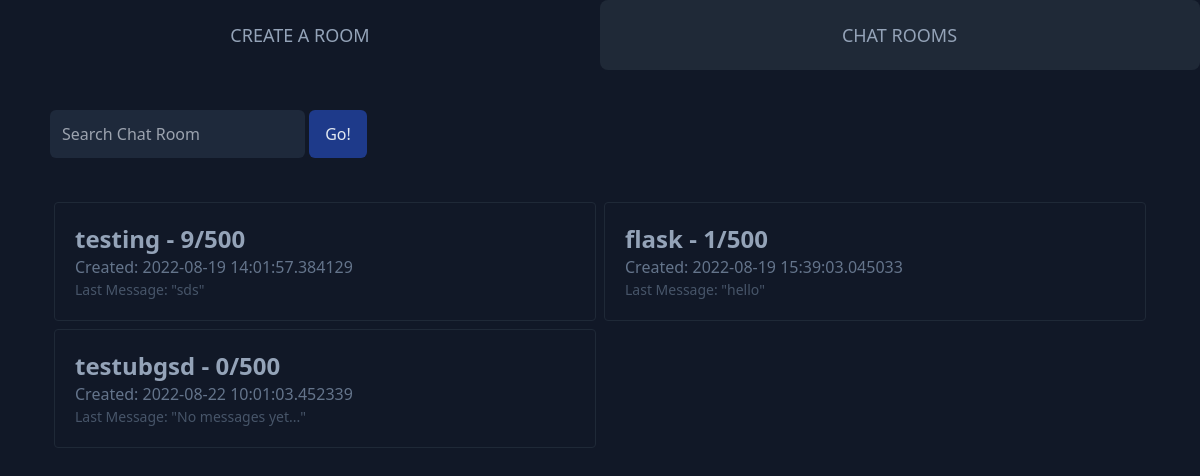
Before: / with the older database file.
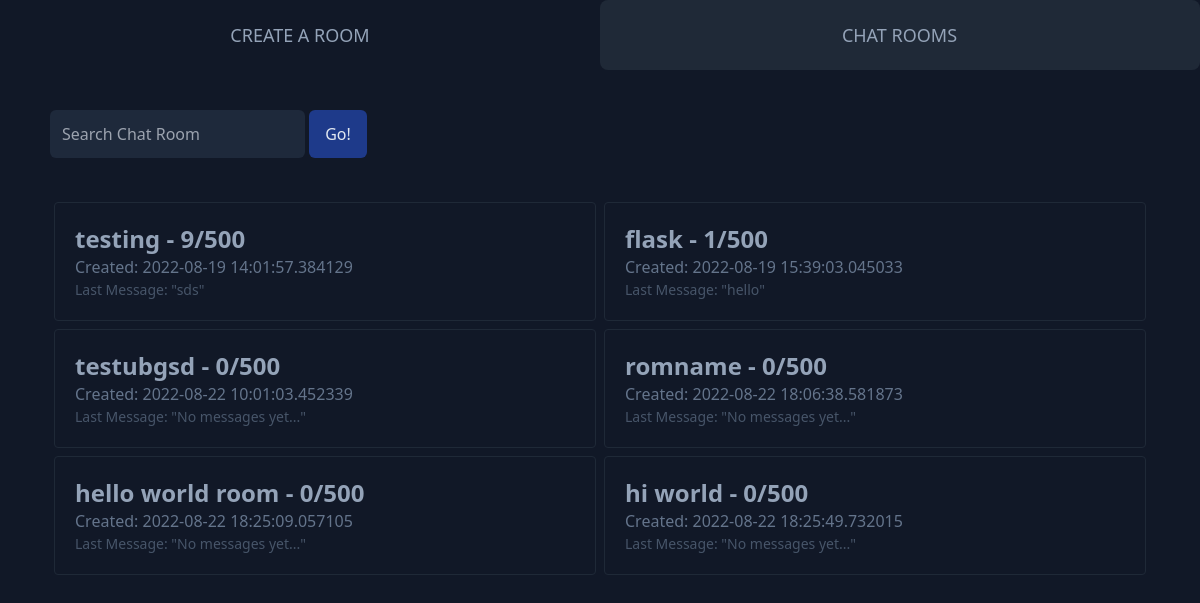
After: the same page with the newer database file.
### app.py (models this page shows, shortened)
class Rooms(db.Model):
    RID = db.Column(db.Integer, primary_key=True)
    name = db.Column(db.String(100), unique=True, nullable=False)
    visibility = db.Column(db.String(20), nullable=False)
    date = db.Column(db.DateTime, nullable=False, default=datetime.utcnow)
    messages = db.Column(db.Integer)
    closing = db.Column(db.Boolean)
    chatters = db.Column(db.Integer)

class Logs(db.Model):
    MID = db.Column(db.Integer, primary_key=True)
    RID = db.Column(db.Integer, nullable=False)
    message = db.Column(db.String(1000), nullable=False)

### app.py (the view)
@app.route('/', methods=['GET', 'POST'])
def index():
    public_rooms = Rooms.query.filter_by(visibility = "public").all()
    return render_template('listrooms.html',rooms = public_rooms, LastMessage = getLastMessage)

### app.py (called while the page is built)
def getLastMessage(RID):
    LastMessage = Logs.query.filter_by(RID=RID).order_by(Logs.MID.desc()).first()
    if LastMessage:
        return LastMessage.message
    return "No messages yet..."

### templates/listrooms.html (shortened to what this page needs)
{% extends 'layouts/layout_land.html' %}
{% block content %}
    <div class = "div2">
        <div class = "flex justify-start flex-wrap py-10">
        <form>
            <input type = "text" placeholder = "Search Chat Room" class = "bg-slate-800 rounded-md p-3 text-slate-400 font-light focus:outline-none ml-[50px]">
            <input type = "submit" value = "Go!" class = "bg-blue-900 rounded-md text-slate-200 p-4 py-3">
        </form>
        </div>
        <div class = "flex flex-wrap mx-[50px]">
      {% if rooms|length < 1 %}
        <h4 class = "text-center text-slate-400">No active rooms found!</h4>
      {% else %}
            {% for room in rooms %}
            <div class = "border border-gray-800 w-[calc(50%-8px)] m-1 rounded p-5 overflow-hidden hover:bg-gray-800 transition">
                <a href = {{url_for('roomview', RID = room.RID, name = room.name)}}>
                    <h2 class = "text-slate-400 text-2xl cursor-pointer font-semibold truncate hover:underline">
                        {{room.name}} - {{room.messages}}/500
                    </h2>
                </a>
                <p class = "text-slate-500">Created: {{room.date}}</p>
                <p class = "text-slate-600 text-[14px] font-normal truncate">Last Message: "{{LastMessage(room.RID)}}"</p>
            </div>
            {% endfor %}
        </div>
      {% endif %}
    </div>
{% endblock %}

### templates/layouts/layout_land.html (shortened to what this page needs)
<!DOCTYPE html>
<html lang="en">
<head>
    <link rel="stylesheet" href="{{url_for('static',filename='dist/css/output.css')}}">
</head>
<body class = "bg-gray-900">
    <div class = "flex flex-wrap w-full">
        <a href="/createroom" class = "create-room w-6/12 rounded-lg text-center text-slate-400 text-lg py-5 font-extralight border border-transparent">
            CREATE A ROOM
        </a>
        <a href="/" class = "chat-room w-6/12 rounded-lg text-center border-l-0 text-slate-400 text-lg py-5 font-extralight border border-transparent">
            CHAT ROOMS
        </a>
    </div>
    {% block content %}
    {% endblock %}
</body>
</html>

### templates/listrooms.html (style rules this page uses)
.chat-room { background-color: rgb(31 41 55); }

Changed rows visible on the page:
added Rooms: name "romname", messages "0", date "2022-08-22 18:06:38.581873", LastMessage "No messages yet..."
added Rooms: name "hello world room", messages "0", date "2022-08-22 18:25:09.057105", LastMessage "No messages yet..."
added Rooms: name "hi world", messages "0", date "2022-08-22 18:25:49.732015", LastMessage "No messages yet..."
